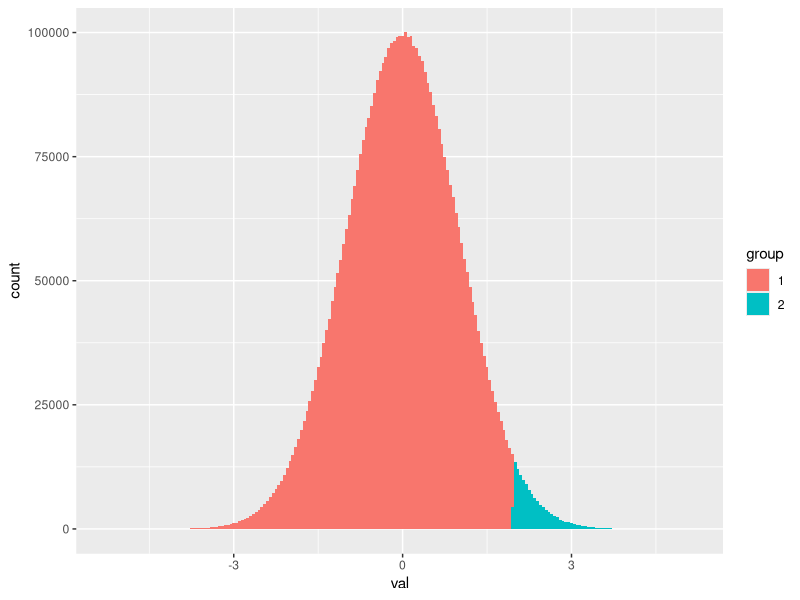

The R script that drew this image:
N <- 5000000
x <- rnorm(N,0,1)
x.df <- data.frame(val=x)
x.df$group <- factor(ifelse(x.df$val<1.96,1,2))

library(ggplot2)
g <- ggplot(data=x.df,aes(x=val,group=group,fill=group))
g <- g + geom_histogram(binwidth=0.05)
g
